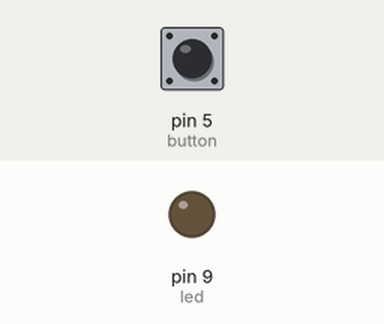
This sketch was run on a simulated Arduino Uno, built with avr-gcc and run on an emulated ATmega328P. Parts: output pins drawn as LEDs (lit = HIGH). Inputs (shaded band) come from the test bench; at power-on: pin 5 (button) LOW.

Above: at 1.2 s.
1.3 s: pin 5 (button) pulled HIGH for 0.15 s
At 2.6 s:
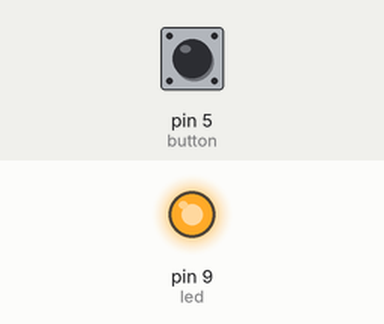
Timing chart, 0 to 4.3 s (numbered marks = the images above; inputs shaded):
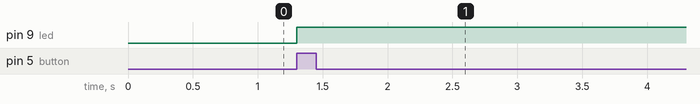

Measured:
- after the input at 1.3 s, pin 9 (led): LOW → HIGH at once

The sketch:

codigo.ino
```cpp
int button = 5;
int led = 9;
int lastButtonState = 0;
int buttonState = 0;

void setup() {
  pinMode(led, OUTPUT);
  pinMode(button, INPUT);
}
void loop() {
  buttonState = digitalRead(button);
    if (buttonState != lastButtonState) {
        if (buttonState == HIGH) {

          digitalWrite(led, HIGH);
        } else {
          digitalWrite(led, LOW);
        }
        delay(5);
        }
    }
```
